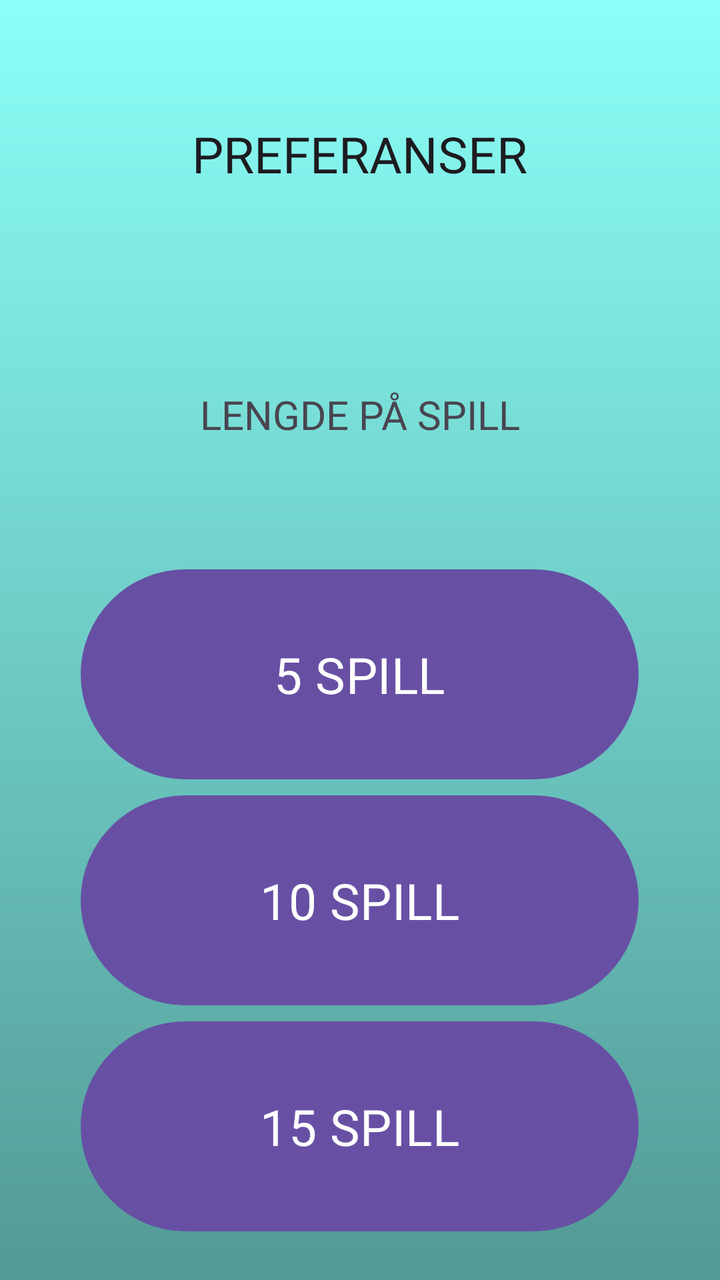
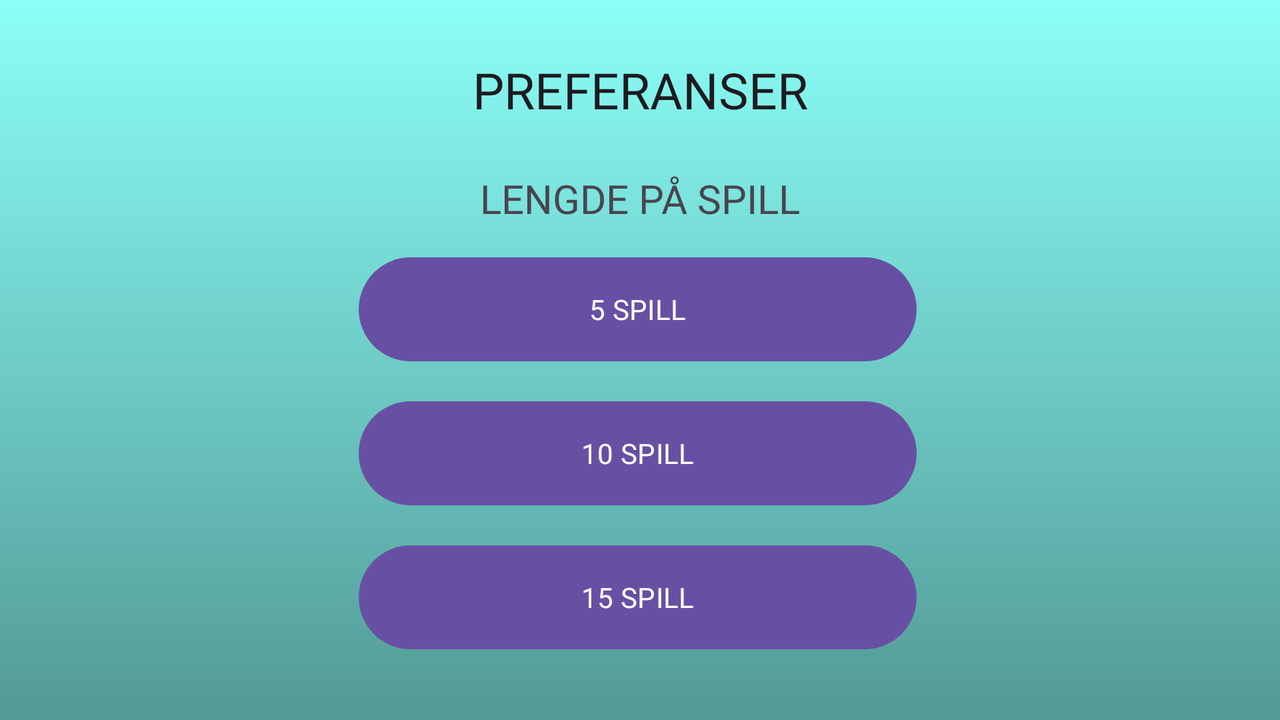

Two renders of one Android screen. The first uses the default layout on a phone; the second uses the alternative layout the repository ships for a different screen configuration, on a matching device. The two XML files are below.
<!-- AndroidManifest.xml: application theme Theme.S375058Mappe1 -->
<!-- res/layout/spilleregler.xml -->
<?xml version="1.0" encoding="utf-8"?>
<androidx.constraintlayout.widget.ConstraintLayout xmlns:android="http://schemas.android.com/apk/res/android"
    xmlns:tools="http://schemas.android.com/tools"
    android:layout_width="match_parent"
    android:layout_height="match_parent"
    android:background="@drawable/background_gradient_home">

    <LinearLayout
        android:layout_width="match_parent"
        android:layout_height="match_parent"
        android:gravity="center_horizontal"
        android:orientation="vertical"
        android:paddingLeft="16dp"
        android:paddingRight="16dp"
        tools:layout_editor_absoluteX="-196dp"
        tools:layout_editor_absoluteY="-296dp">

        <TextView

            android:layout_width="wrap_content"
            android:layout_height="wrap_content"
            android:layout_marginTop="60dp"
            android:text="@string/home_preferanser"
            android:textAppearance="@style/Title" />

        <TextView
            android:layout_width="wrap_content"
            android:layout_height="wrap_content"
            android:layout_marginTop="100dp"
            android:text="@string/preferences_lengdePaaSpill"
            android:textSize="20sp" />

        <Button
            android:id="@+id/btnFemSpill"
            android:layout_width="279dp"
            android:layout_height="113dp"
            android:text="@string/femSpill"
            android:layout_marginTop="60dp"
            android:textSize="25sp"
            />

        <Button
            android:id="@+id/btnTiSpill"
            android:layout_width="279dp"
            android:layout_height="113dp"
            android:text="@string/tiSpill"
            android:textSize="25sp"
            />

        <Button
            android:id="@+id/btnFemtenSpill"
            android:layout_width="279dp"
            android:layout_height="113dp"
            android:text="@string/femtenSpill"
            android:textSize="25sp"/>


    </LinearLayout>

</androidx.constraintlayout.widget.ConstraintLayout>
<!-- resources referenced by this layout -->
<resources>
  <!-- drawable background_gradient_home (drawable) -->
  <?xml version="1.0" encoding="utf-8"?>
  <shape xmlns:android="http://schemas.android.com/apk/res/android">
      <gradient
          android:angle="90"
          android:startColor="#539995"
          android:endColor="#8BFFF8"
          android:type="linear" />
  </shape>
  <string name="femSpill">5 SPILL</string>
  <string name="femtenSpill">15 SPILL</string>
  <string name="home_preferanser">PREFERANSER</string>
  <string name="preferences_lengdePaaSpill">LENGDE PÅ SPILL</string>
  <string name="tiSpill">10 SPILL</string>
  <style name="Title" parent="TextAppearance.AppCompat">
          <item name="android:textSize">25sp</item>
      </style>
  <style name="Theme.S375058Mappe1" parent="Base.Theme.S375058Mappe1">
          <item name="android:fontFamily">@font/jetbrains_mono</item>
      </style>
  <style name="Base.Theme.S375058Mappe1" parent="Theme.Material3.DayNight.NoActionBar">
          
          
      </style>
</resources>
<!-- res/layout-land/spilleregler.xml (the repository's variant of the layout above) -->
<!-- drawn on the phone turned sideways -->
<?xml version="1.0" encoding="utf-8"?>
<androidx.constraintlayout.widget.ConstraintLayout xmlns:android="http://schemas.android.com/apk/res/android"
    xmlns:app="http://schemas.android.com/apk/res-auto"
    xmlns:tools="http://schemas.android.com/tools"
    android:layout_width="match_parent"
    android:layout_height="match_parent"
    android:background="@drawable/background_gradient_home"
    android:orientation="horizontal"
    android:padding="16dp"
    >


    <TextView
        android:id="@+id/textView"
        android:layout_width="wrap_content"
        android:layout_height="wrap_content"
        android:layout_marginTop="12dp"
        android:text="@string/home_preferanser"
        android:textAppearance="@style/Title"
        app:layout_constraintEnd_toEndOf="parent"
        app:layout_constraintStart_toStartOf="parent"
        app:layout_constraintTop_toTopOf="parent" />

    <TextView
        android:id="@+id/textView4"
        android:layout_width="wrap_content"
        android:layout_height="wrap_content"
        android:layout_marginTop="24dp"
        android:text="@string/preferences_lengdePaaSpill"
        android:textSize="20sp"
        app:layout_constraintEnd_toEndOf="@+id/textView"
        app:layout_constraintHorizontal_bias="0.466"
        app:layout_constraintStart_toStartOf="@+id/textView"
        app:layout_constraintTop_toBottomOf="@+id/textView" />

    <Button
        android:id="@+id/btnFemSpill"
        android:layout_width="279dp"
        android:layout_height="60dp"
        android:layout_marginTop="12dp"
        android:text="@string/femSpill"
        app:layout_constraintEnd_toEndOf="@+id/textView4"
        app:layout_constraintHorizontal_bias="0.51"
        app:layout_constraintStart_toStartOf="@+id/textView4"
        app:layout_constraintTop_toBottomOf="@+id/textView4" />

    <Button
        android:id="@+id/btnTiSpill"
        android:layout_width="279dp"
        android:layout_height="60dp"
        android:layout_marginTop="12dp"
        android:text="@string/tiSpill"
        app:layout_constraintEnd_toEndOf="@+id/btnFemSpill"
        app:layout_constraintHorizontal_bias="0.0"
        app:layout_constraintStart_toStartOf="@+id/btnFemSpill"
        app:layout_constraintTop_toBottomOf="@+id/btnFemSpill" />

    <Button
        android:id="@+id/btnFemtenSpill"
        android:layout_width="279dp"
        android:layout_height="60dp"
        android:layout_marginTop="12dp"
        android:text="@string/femtenSpill"
        app:layout_constraintEnd_toEndOf="@+id/btnTiSpill"
        app:layout_constraintHorizontal_bias="0.0"
        app:layout_constraintStart_toStartOf="@+id/btnTiSpill"
        app:layout_constraintTop_toBottomOf="@+id/btnTiSpill" />


</androidx.constraintlayout.widget.ConstraintLayout>
